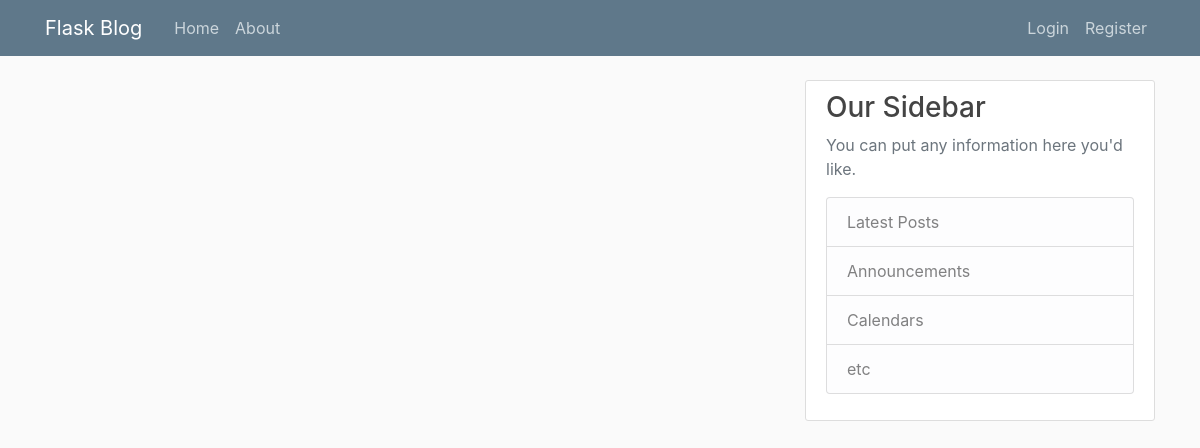
The app's page /home, older data.
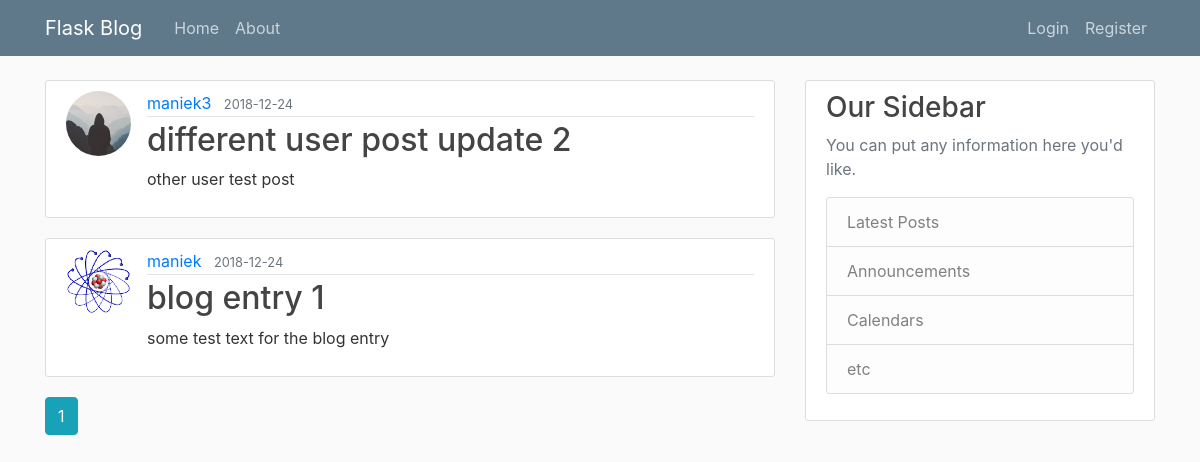
The same page, newer data.
### blog/models.py (models this page shows, shortened)
class Post(db.Model):
    id = db.Column(db.Integer, primary_key=True)
    title = db.Column(db.String(100), nullable=False)
    date_posted = db.Column(db.DateTime, nullable=False, default=datetime.utcnow)
    content = db.Column(db.Text, nullable=False)
    user_id = db.Column(db.Integer, db.ForeignKey('user.id'), nullable=False)

class User(db.Model, UserMixin):
    id = db.Column(db.Integer, primary_key=True)
    username = db.Column(db.String(20), unique=True, nullable=False)
    email = db.Column(db.String(120), unique=True, nullable=False)
    image_file = db.Column(db.String(20), nullable=False, default='default.jpg')
    password = db.Column(db.String(60), nullable=False)
    posts = db.relationship('Post', backref='author', lazy=True)

### blog/routes.py (the view)
@app.route("/")
@app.route("/home")
def home():
    page = request.args.get('page', 1, type=int)
    posts = Post.query.order_by(Post.date_posted.desc()).paginate(page=page, per_page=2)
    return render_template('home.html', posts=posts)

### blog/templates/home.html
{% extends "layout.html" %}
{% block content %}
{% for post in posts.items %}
<article class="media content-section">
    <img class="rounded-circle article-img"
         src="{{ url_for('static', filename='profile_pics/' + post.author.image_file) }}">
    <div class="media-body">
        <div class="article-metadata">
            <a class="mr-2" href="{{ url_for('user_posts', username=post.author.username) }}">{{ post.author.username }}</a>
            <small class="text-muted">{{ post.date_posted.strftime('%Y-%m-%d') }}</small>
        </div>
        <h2><a class="article-title" href="{{ url_for('post', post_id=post.id) }}">{{ post.title }}</a></h2>
        <p class="article-content">{{ post.content }}</p>
    </div>
</article>
{% endfor %}
{% for page_num in posts.iter_pages(left_edge=1, right_edge=1, left_current=1, right_current=2) %}
{% if page_num %}
{% if page_num == posts.page %}
<a class="btn btn-info mb-4" href="{{ url_for('home', page=page_num) }}">{{ page_num }}</a>
{% else %}
<a class="btn btn-outline-info mb-4" href="{{ url_for('home', page=page_num) }}">{{ page_num }}</a>
{% endif %}
{% else %}
...
{% endif %}
{% endfor %}
{% endblock content %}

Row changes from the older to the newer data that the page shows:
added Post: image_file (placeholder picture), author.username "maniek3", date_posted "2018-12-24", title "different user post update 2", content "other user test post"
added Post: image_file (picture), author.username "maniek", date_posted "2018-12-24", title "blog entry 1", content "some test text for the blog entry"
Text that changed along with them:
new list line: "1"
